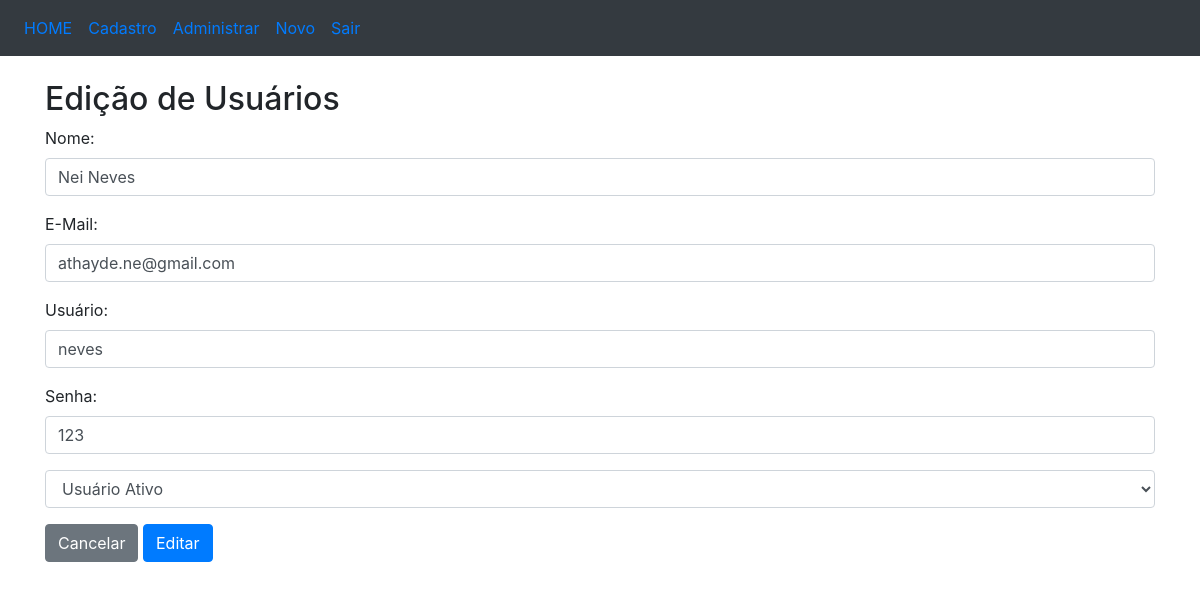
/usuarios/edicao/1/, run on an earlier commit of the app's database.
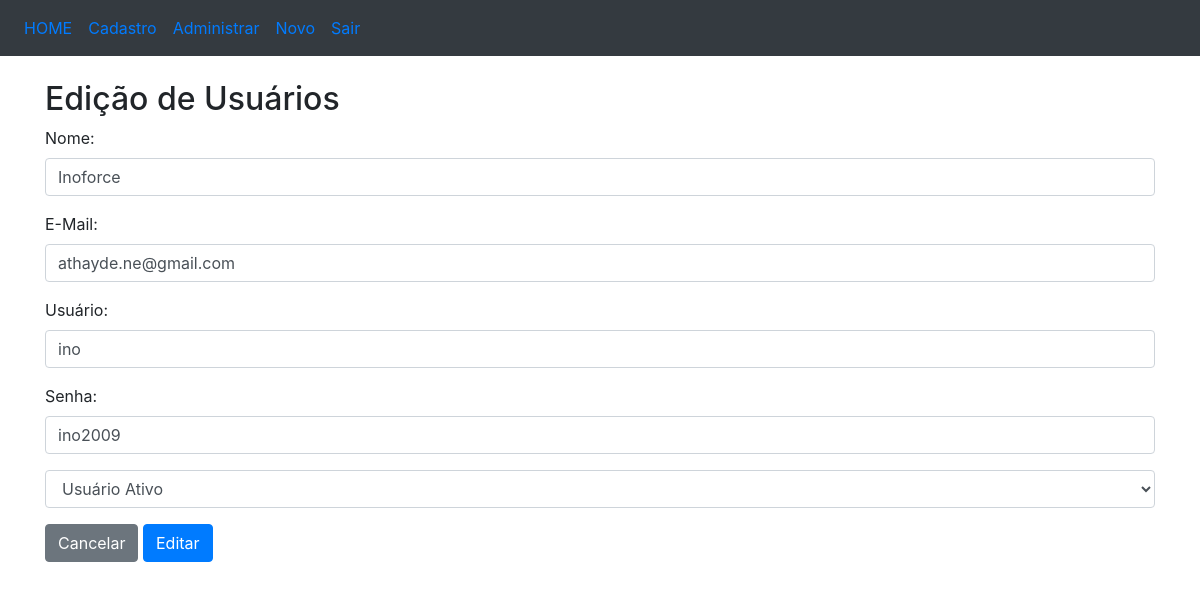
And on a later commit of the database.
### usuarios/models.py (models this page shows, shortened)
class Usuario(models.Model):
	code = models.CharField(max_length=15)
	active = models.IntegerField()
	name = models.CharField(max_length=100)
	email = models.CharField(max_length=100)
	user = models.CharField(max_length=50)
	password = models.CharField(max_length=10)

### usuarios/views.py (the view)
# urls.py: path('edicao/<int:id>/', edicao),
def edicao(request, id):
	titulo = 'Edição de Usuários'
	usuario = Usuario.objects.get(id=id)
	global ok
	return render(request, 'edicaoUsuarios.html', {'titulo': titulo, 'usuarios': usuario, 'ok': ok})

### usuarios/templates/edicaoUsuarios.html (shortened to what this page needs)
<!DOCTYPE html>
<html>
<head>
	<link rel="stylesheet" href="https://maxcdn.bootstrapcdn.com/bootstrap/4.3.1/css/bootstrap.min.css">
</head>
<body>
	<nav class="navbar navbar-expand-sm bg-dark">
		<ul class="navbar-nav">
			<li class="nav-item">
				<a class="nav-link" href="/home">HOME</a>
			</li>
			<li class="nav-item">
				<a class="nav-link" href="/usuarios">Cadastro</a>
			</li>
			<li class="nav-item">
				<a class="nav-link" href="/admin">Administrar</a>
			</li>
			<li class="nav-item">
				<a class="nav-link" href="/usuarios/novo">Novo</a>
			</li>
			<li class="nav-item">
				<a class="nav-link" href="/usuarios/login">Sair</a>
			</li>
		</ul>
	</nav>
	<br>
	<div class="container">
		<h2>{{titulo}}</h2>
		<form action="/usuarios/salvarEdicao/" method="POST" name="frmUsuariosEdicao">{% csrf_token %}
			<div class="form-group">
				<label for="name">Nome:</label>
				<input type="text" class="form-control"
				name="name" id="name" value="{{usuarios.name}}">
			</div>
			<div class="form-group">
				<label for="email">E-Mail:</label>
				<input type="email" class="form-control"
				name="email" id="email" value="{{usuarios.email}}">
			</div>
			<div class="form-group">
				<label for="user">Usuário:</label>
				<input type="text" class="form-control"
				name="user" id="user" value="{{usuarios.user}}">
			</div>
			<div class="form-group">
				<label for="password">Senha:</label>
				<input type="text" class="form-control"
				name="password" id="password" value="{{usuarios.password}}">
			</div>
			<div class="form-group">
				<select class="form-control" name="active" id="active">
					<option value="1">Usuário Ativo</option>
				</select>
			</div>
			<a href="/usuarios" class="btn btn-secondary" role="button">
				Cancelar
			</a>
			<button type="submit" class="btn btn-primary">Editar</button>
		</form>
	</div>
</body>
</html>

What changed in the data, as far as the page shows it:
changed Usuario "athayde.ne@gmail.com": name "Nei Neves" → "Inoforce"; user "neves" → "ino"; password "123" → "ino2009"
